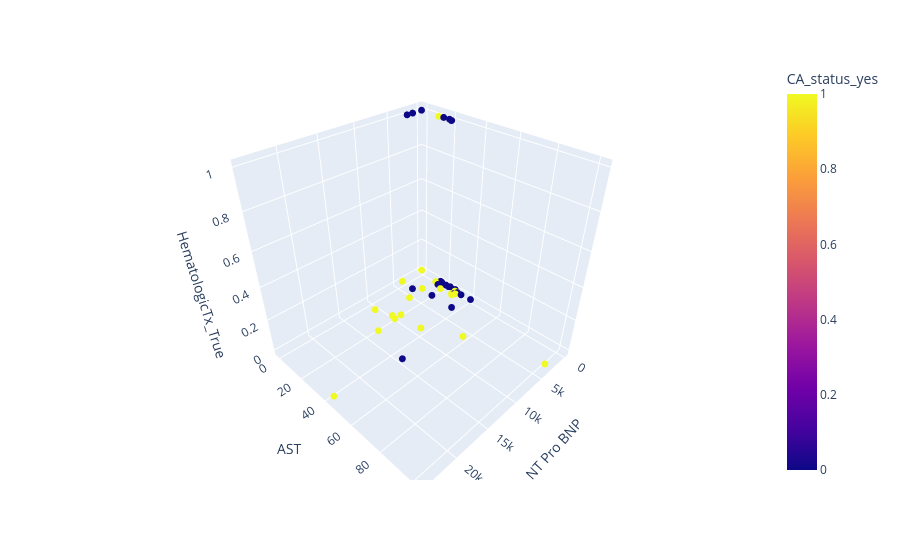

Write notebook code for a chart like this one.
### Markdown cell above
## 3D scatter

### Code cell
top3_features = X.columns[svm_set_ranks[selected_run].sorted_features.astype(int)[:3]].values
fig = px.scatter_3d(dataTable, x=top3_features[0], y=top3_features[1], z=top3_features[2],
          color=y_column_Classification)
fig.update_traces(marker_size = 4)
fig.show()

### Figure 1 — Plotly figure (JSON) as saved in the notebook; plotly's stock layout.template omitted (floating-point values rounded to 4 significant figures)
{"data": [{"hovertemplate": "NT Pro BNP=%{x}<br>AST=%{y}<br>HematologicTx_True=%{z}<br>CA_status_yes=%{marker.color}<extra></extra>", "legendgroup": "", "marker": {"color": [1, 1, 1, 1, 1, 1, 1, 1, 1, 1, 1, 1, 1, 1, 1, 1, 1, 1, 1, 1, 1, 0, 0, 0, 0, 0, 0, 0, 0, 0, 0, 0, 0, 0, 0, 0, 0, 0, 0, 0, 0, 0, 0, 0], "coloraxis": "coloraxis", "size": 4, "symbol": "circle"}, "mode": "markers", "name": "", "scene": "scene", "showlegend": false, "type": "scatter3d", "x": [611, 3321, -1, 9328, 166, 5928, 309, 314, 9293, 10432, 6625, 3992, 24194, 1263, 3185, 1349, 13531, 11049, 10234, 748, 1047, 493, 4195, 83, 24, 327, -1, 161, 22, 2462, -1, 945, 3335, 14800, 161, 37, 208, 185, 203, 1542, 24, 3355, 867, 326], "y": [14, 102, -1, 22, 12, 14, 29, 30, 38, 22, 59, -1, 43, 30, 13, 21, 23, 8, 19, 31, 29, 19, 9, 17, 19, 34, -1, 21, 24, -1, 28, 30, 22, 48, 21, 16, 21, 23, 41, -1, 15, 38, 17, 31], "z": [0, 0, 0, 0, 1, 0, 0, 0, 0, 0, 0, 0, 0, 0, 0, 0, 0, 0, 0, 0, 0, 0, 0, 0, 1, 0, 1, 0, 0, 1, 0, 0, 0, 0, 1, 0, 1, 0, 0, 1, 1, 0, 0, 0]}], "layout": {"autosize": true, "coloraxis": {"colorbar": {"title": {"text": "CA_status_yes"}}, "colorscale": [[0, "#0d0887"], [0.1111, "#46039f"], [0.2222, "#7201a8"], [0.3333, "#9c179e"], [0.4444, "#bd3786"], [0.5556, "#d8576b"], [0.6667, "#ed7953"], [0.7778, "#fb9f3a"], [0.8889, "#fdca26"], [1, "#f0f921"]]}, "legend": {"tracegroupgap": 0}, "margin": {"t": 60}, "scene": {"aspectmode": "auto", "aspectratio": {"x": 1, "y": 1, "z": 1}, "domain": {"x": [0, 1], "y": [0, 1]}, "xaxis": {"title": {"text": "NT Pro BNP"}, "type": "linear"}, "yaxis": {"title": {"text": "AST"}, "type": "linear"}, "zaxis": {"title": {"text": "HematologicTx_True"}, "type": "linear"}}}}
